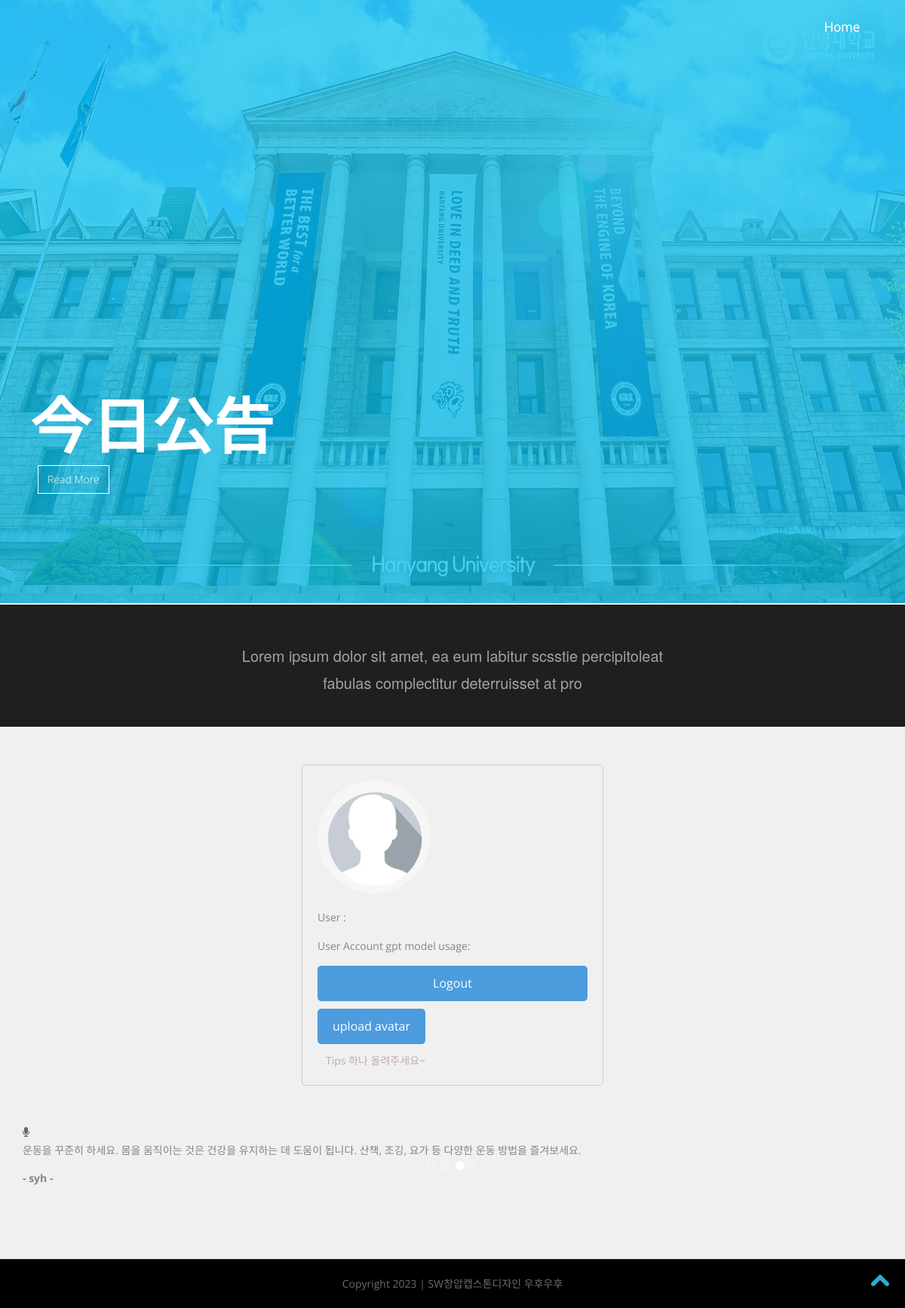
Page /final-wuhuwuhu/userpage.php on the committed database.
### tables this page shows
CREATE TABLE `tips` (
  `id` int NOT NULL AUTO_INCREMENT,
  `content` varchar(255) DEFAULT NULL,
  `username` varchar(255) DEFAULT NULL,
  PRIMARY KEY (`id`) USING BTREE
);

### final-wuhuwuhu/userpage.php (the view, shortened to what this page needs)
<!doctype html>
<html lang="en-gb" class="no-js">
<head>
  <link rel="stylesheet" href="css/bootstrap.min.css" />
  <link rel="stylesheet" type="text/css" href="css/isotope.css" media="screen" />
  <link rel="stylesheet" href="js/fancybox/jquery.fancybox.css" type="text/css" media="screen" />
  <link href="css/animate.css" rel="stylesheet" media="screen">
  <link href="flexslider/flexslider.css" rel="stylesheet" />
  <link href="js/owl-carousel/owl.carousel.css" rel="stylesheet">
  <link rel="stylesheet" href="css/styles.css" />
  <link href="font/css/font-awesome.min.css" rel="stylesheet">
</head>
<body>
<header class="header">
    <div class="container">
        <nav class="navbar navbar-inverse" role="navigation">
            <div class="navbar-header">
                <a href="#" class="navbar-brand scroll-top logo  animated bounceInLeft"><b><i></i></b></a> </div>
            <div id="main-nav" class="collapse navbar-collapse">
                <ul class="nav navbar-nav" id="mainNav">
                    <li><a href="index.php" class="scroll-link">Home</a></li>
                </ul>
            </div>
        </nav>
    </div>
</header>
<section id="home">
    <div class="banner-container">
        <div id="main-slider" class="flexslider">
            <ul class="slides">
                <li>
                    <img src="images/slides/4.jpg" />
                    <div class="flex-caption container">
                        <h3>今日公告</h3>
                        <a href="gonggao.php" class="btn btn-theme">Read More</a>
                    </div>
                </li>
            </ul>
        </div>
    </div>
    <div class="container hero-text2">
        <h3>Lorem ipsum dolor sit amet, ea eum labitur scsstie percipitoleat<br/> fabulas complectitur deterruisset at pro</h3>
    </div>
</section>
<?php
include "connect.php";
$username = $_COOKIE['username'];
$sql = "select username,image,gptusage,permission from users where username = '$username'";
$result = $conn->query($sql);
$row = $result->fetch_assoc();
$image = $row['image'];
$gptusage = $row['gptusage'];
$len = strlen($image);
$vip = "";
if ($len < 4){
    $image = 'nulluser.jpg';
}
echo "<div class='profile'>";
echo "<img src='image/$image' alt='Avatar' onclick='document.getElementById(\"file-input\").click()'>";
echo "<p>User : $vip</p>";
echo "<p>User Account gpt model usage: $gptusage</p>";
echo "<button onclick='logout()' class='logout-btn'>Logout</button>";
echo "<form id='content' action='postfile.php' method='post' enctype='multipart/form-data'>
                        <input type='file' name='file' id='file' style='display: none'>
                        <input type='submit' name='submit' class='logout-btn' value='upload avatar'>
                        <a id='notice' href='tips.php'>Tips 하나 올려주세요~</a>
                    </form>";
echo "</div>";
?>
<div class="testimonial-area" style="height: 180px !important;">
    <div class="testimonial-solid">
        <div class="container">
            <div class="testi-icon-area">
                <div class="quote">
                    <i class="fa fa-microphone"></i>
                </div>
            </div>
            <div id="carousel-example-generic" class="carousel slide" data-ride="carousel">
                <div class="carousel-inner">
                    <?php
                    include "connect.php";
                    $sql = "select max(id) as max_value from tips";
                    $result = $conn->query($sql);
                    $row = $result->fetch_assoc();
                    $maxValue = $row["max_value"];
                    $randomNumber = rand(1, $maxValue - 4);
                    $sql = "select username,content from tips where id = '$randomNumber'";
                    $result = $conn->query($sql);
                    $row = $result->fetch_assoc();
                    $username = $row['username'];
                    $content = $row['content'];
                    echo "
                    <div class='item active'>
                        <p>$content</p>
                        <p>
                            <b>- $username -</b>
                        </p>
                    </div>
                    ";
                    ?>
                </div>
                <ol class="carousel-indicators">
                    <li data-target="#carousel-example-generic" data-slide-to="0" class="">
                    </li>
                    <li data-target="#carousel-example-generic" data-slide-to="1" class="">
                    </li>
                    <li data-target="#carousel-example-generic" data-slide-to="2" class="active">
                    </li>
                    <li data-target="#carousel-example-generic" data-slide-to="3" class="">
                    </li>
                </ol>
            </div>
        </div>
    </div>
</div>
<section class="copyright">
    <div class="container">
        <div class="row">
            <div class="col-sm-12 text-center"> Copyright 2023 | SW창압캡스톤디자인 우후우후 </div>
        </div>
    </div>
</section>
<a href="#top" class="topHome"><i class="fa fa-chevron-up fa-2x"></i></a>
</body>
</html>

### final-wuhuwuhu/flexslider/flexslider.css (style rules this page uses)
.slides, .flex-control-nav, .flex-direction-nav { margin: 0; padding: 0; list-style: none; }
.flexslider { margin: 0; padding: 0; }
.flexslider .slides > li { display: none; -webkit-backface-visibility: hidden; }
.flexslider .slides img { width: 100%; display: block; }
.slides:after { content: "."; display: block; clear: both; visibility: hidden; line-height: 0; height: 0; }
.flexslider { background:none; position: relative; zoom: 1; }
.flexslider .slides { zoom: 1; }
.carousel li { margin-right: 5px }
.flex-caption { background: rgba(0,0,0,.8); margin-left:5px;bottom:5px; position:absolute;padding:20px; z-index:99; }

### final-wuhuwuhu/css/styles.css (style rules this page uses)
* { margin: 0; padding: 0; font-family: 'Open Sans', sans-serif; }
body { height: 100%; font-family: 'Open Sans', sans-serif; font-size: 14px; line-height: 1.7; color: #666666; -webkit-font-smoothing: antialiased; -webkit-text-size-adjust: 100%; background: #fff; transition: all 0.3s linear; -webkit-transition: all 0.3s linear; -moz-transition: all 0.3s linear; -o-transition: all 0.3s linear; }
p { color: #858585; margin: 0 0 1em !important; }
h1, h2, h3, h4, h5, h6 { font-family:36px 'Open Sans', sans-serif; }
.animated { animation-duration: 1s; -webkit-animation-delay: 0s; animation-delay: 0s; }
.collapse ul li { font-size: medium; margin-left: 10px; }
.btn { color:#fff; background: #27AFD3; }
.btn { display: inline-block; padding: 8px 12px; }
.btn, .form-control, .team-socials i { border-radius: 0px !important; }
a { color: #27AFD3; text-decoration: none; text-shadow: none; -webkit-transition: all 0.2s linear; -moz-transition: all 0.2s linear; -ms-transition: all 0.2s linear; -o-transition: all 0.2s linear; transition: all 0.2s linear; }
.btn { border: 0px; border-radius: 0px; }
.copyright { color: #6D6D6D; background: #000000; padding: 20px 0; border-top: 1px solid #1D1D1D; }
.topHome { position: fixed; bottom: 20px; right: 20px; z-index: 5; }
.flex-caption { zoom: 1; width: 100%; bottom: 120px; color: #fff; margin: 0; padding: 25px 25px 25px 30px; position: absolute; left: 0; background: transparent;margin: 0 auto; }
.flex-caption h3 { color: #ffffff; letter-spacing: 1px; margin-bottom: 10px;margin-left: 10px; text-transform: uppercase;font-size: 80px;font-weight: bolder; }
.flex-caption a { background: transparent !important; border: 1px solid #fff; margin-left: 20px; }
#home { background: #1E2020; margin-bottom: 30px; }
.header { position: fixed; width: 100%; z-index: 50; border-radius: 0; top: 0px; }
.navbar-inverse { background: transparent; }
.header .navbar-brand { float: left; padding: 22px 15px; line-height: 18px; height: 50px; }
.logo { font-size: 2.2em; text-shadow: none; margin: 8px 0 0 0; }
.header .navbar { margin: 0; background: transparent; border: 0; }
.hero-text2 { padding:30px 0; text-align:center; }
.hero-text2 h3 { font-size: 20px; color: #A3A3A3; line-height: 36px; text-align: center; }
.navbar-inverse .navbar-nav > li > a { color: #fff; font-size: 1.2em; line-height: normal; margin: 17px; padding: 6px 0px !important; border-radius: 5px; font-family: 'Oswald', sans-serif; font-weight: 400; }
.header .navbar-nav > li > a { padding: 25px 18px; }
.banner-container { width: 100%; position: relative; padding: 0px; box-shadow: 0px 0px 1px rgba(0,0,0,0.4); background-size: 100% 100%; background-size: cover; position: relative; border-bottom: 2px #FFFFFF solid; }
.banner-container:before { position: absolute; width: 100%; z-index: 1; content: ''; height: inherit; top: 75px; bottom: 0px; }
.banner-container:after { content: ''; position: absolute; width: 100%; top: 0; bottom: 0; background: rgba(5, 193, 237, 0.72); }
img,video, iframe, embed, object { max-width: 100%; height: auto; }
.slides img { height: 800px; }
.btn { font-weight: 200; }
body { margin: 0; font-family: Arial, sans-serif; background: #F0F0F0; }
@media (min-width: 768px) { .header .navbar-brand { padding-left: 0; } }
@media (min-width: 768px) { .navbar-nav { float: right; } }
@media (min-width: 768px) { .navbar-inverse .navbar-nav > li > a { color: #fff; font-size: 1.1em; padding: 6px 14px !important; border-radius: 5px; margin: 19px 0px; border: 1px solid transparent; } }

### rows in the picture
tips: content "운동을 꾸준히 하세요. 몸을 움직이는 것은 건강을 유지하는 데 도움이 됩니다. 산책, 조깅, 요가 등 다양한 운동 방법을 즐겨보세요.", username "syh"
